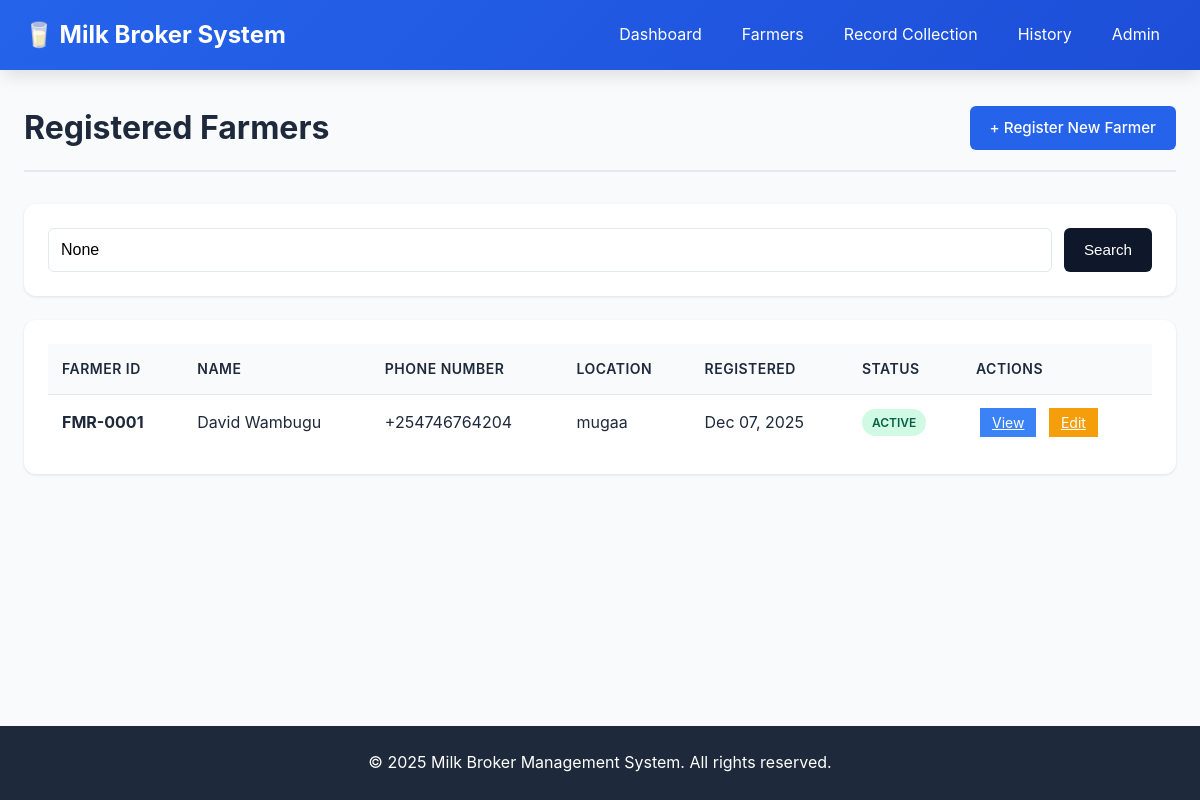
The page /farmers/ on the database its author committed.
### broker/models.py (models this page shows, shortened)
class Farmer(models.Model):
    objects = None
    phone_regex = RegexValidator(
        regex=r'^\+?254?\d{9,10}$',
        message="Phone number must be in format: '+254712345678' or '0712345678'"
    )
    farmer_id = models.CharField(max_length=20, unique=True, editable=False)
    first_name = models.CharField(max_length=100)
    last_name = models.CharField(max_length=100)
    phone_number = models.CharField(validators=[phone_regex], max_length=15, unique=True)
    id_number = models.CharField(max_length=20, unique=True)
    location = models.CharField(max_length=200)
    date_registered = models.DateTimeField(auto_now_add=True)
    is_active = models.BooleanField(default=True)
    notes = models.TextField(blank=True, null=True)
    class Meta:
        ordering = ['-date_registered']

### broker/views.py (the view, shortened to what this page needs)
# urls.py: path('farmers/', views.farmer_list, name='farmer_list'),
def farmer_list(request):
    query = request.GET.get('q')
    farmers = Farmer.objects.all()
    context = {'farmers': farmers, 'query': query}
    return render(request, 'farmer_list.html', context)

### broker/templates/farmer_list.html (shortened to what this page needs)
{% extends 'base.html' %}
{% block content %}
<div class="page-header">
    <h2 class="page-title">Registered Farmers</h2>
    <a href="{% url 'farmer_create' %}" class="btn btn-primary">+ Register New Farmer</a>
</div>
<div class="search-box">
    <form method="get" action="{% url 'farmer_list' %}">
        <input type="text" name="q" placeholder="Search by name, ID, phone, location..."
               value="{{ query }}" class="search-input">
        <button type="submit" class="btn btn-search">Search</button>
    </form>
</div>
<div class="table-container">
    <table class="data-table">
        <thead>
            <tr>
                <th>Farmer ID</th>
                <th>Name</th>
                <th>Phone Number</th>
                <th>Location</th>
                <th>Registered</th>
                <th>Status</th>
                <th>Actions</th>
            </tr>
        </thead>
        <tbody>
            {% for farmer in farmers %}
            <tr>
                <td><strong>{{ farmer.farmer_id }}</strong></td>
                <td>{{ farmer.first_name }} {{ farmer.last_name }}</td>
                <td>{{ farmer.phone_number }}</td>
                <td>{{ farmer.location }}</td>
                <td>{{ farmer.date_registered|date:"M d, Y" }}</td>
                <td>
                    {% if farmer.is_active %}
                        <span class="badge badge-success">Active</span>
                    {% else %}
                        <span class="badge badge-danger">Inactive</span>
                    {% endif %}
                </td>
                <td>
                    <a href="{% url 'farmer_detail' farmer.pk %}" class="btn-small btn-info">View</a>
                    <a href="{% url 'farmer_update' farmer.pk %}" class="btn-small btn-warning">Edit</a>
                </td>
            </tr>
            {% empty %}
            <tr>
                <td colspan="7" class="text-center">No farmers found</td>
            </tr>
            {% endfor %}
        </tbody>
    </table>
</div>
{% endblock %}

### static/css/style.css (style rules this page uses)
* { margin: 0; padding: 0; box-sizing: border-box; }
:root { --primary-color: #2563eb; --secondary-color: #64748b; --success-color: #10b981; --warning-color: #f59e0b; --danger-color: #ef4444; --info-color: #3b82f6; --light-gray: #f8fafc; --border-color: #e2e8f0; --text-dark: #1e293b; --text-muted: #64748b; --shadow: 0 1px 3px 0 rgba(0, 0, 0, 0.1); --shadow-lg: 0 10px 15px -3px rgba(0, 0, 0, 0.1); }
body { font-family: -apple-system, BlinkMacSystemFont, 'Segoe UI', 'Roboto', 'Oxygen', 'Ubuntu', 'Cantarell', 'Fira Sans', 'Droid Sans', 'Helvetica Neue', sans-serif; background-color: var(--light-gray); color: var(--text-dark); line-height: 1.6; min-height: 100vh; display: flex; flex-direction: column; }
.page-header { display: flex; justify-content: space-between; align-items: center; margin-bottom: 2rem; padding-bottom: 1rem; border-bottom: 2px solid var(--border-color); }
.page-title { font-size: 2rem; font-weight: 700; color: var(--text-dark); }
.btn { display: inline-block; padding: 0.625rem 1.25rem; font-size: 0.95rem; font-weight: 500; text-decoration: none; text-align: center; border: none; border-radius: 6px; cursor: pointer; transition: all 0.2s; }
.btn-primary { background-color: var(--primary-color); color: white; }
.btn-warning { background-color: var(--warning-color); color: white; }
.btn-info { background-color: var(--info-color); color: white; }
.btn-small { padding: 0.375rem 0.75rem; font-size: 0.875rem; margin: 0 0.25rem; }
.btn-search { background-color: #0f172a; color: white; }
.table-container { background: white; border-radius: 12px; padding: 1.5rem; box-shadow: var(--shadow); overflow-x: auto; }
.data-table { width: 100%; border-collapse: collapse; }
.data-table thead { background-color: var(--light-gray); }
.data-table th { padding: 0.875rem; text-align: left; font-weight: 600; color: var(--text-dark); font-size: 0.875rem; text-transform: uppercase; letter-spacing: 0.5px; }
.data-table td { padding: 0.875rem; border-top: 1px solid var(--border-color); }
.badge { display: inline-block; padding: 0.25rem 0.625rem; font-size: 0.75rem; font-weight: 600; border-radius: 9999px; text-transform: uppercase; }
.badge-success { background-color: #d1fae5; color: #065f46; }
.search-box { background: white; border-radius: 12px; padding: 1.5rem; box-shadow: var(--shadow); margin-bottom: 1.5rem; }
.search-box form { display: flex; gap: 0.75rem; }
.search-input { flex: 1; padding: 0.75rem; border: 1px solid var(--border-color); border-radius: 6px; font-size: 1rem; }

### rows shown on the page
Farmer: farmer_id "FMR-0001", first_name "David", last_name "Wambugu", phone_number "+254746764204", location "mugaa", date_registered "Dec 07, 2025", is_active "ACTIVE"
